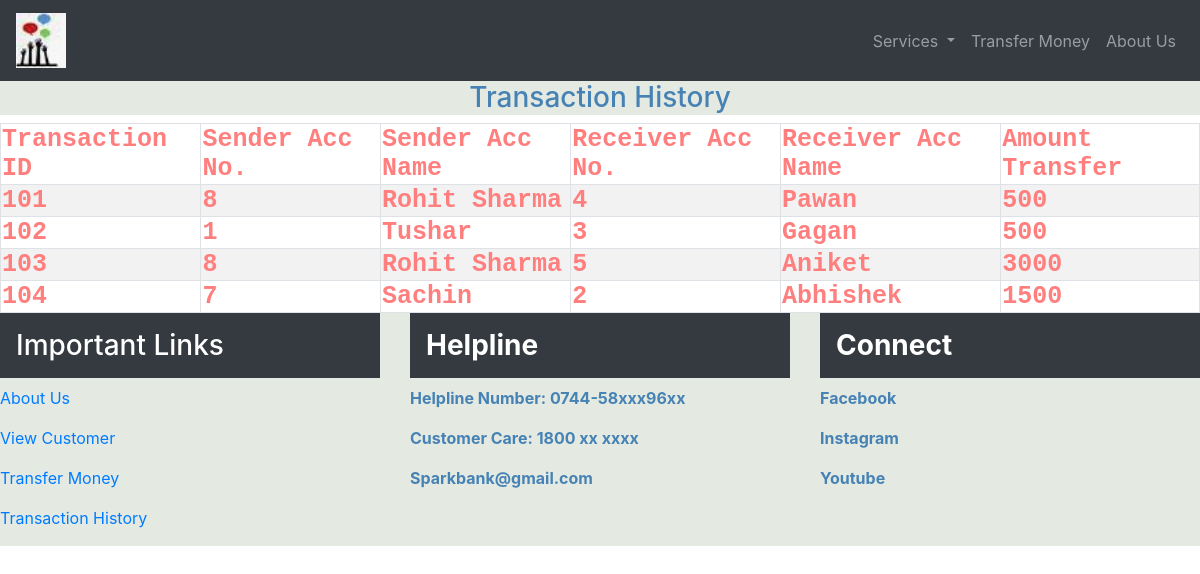
/Transaction.php, run on the app's committed database.
### tables this page shows
CREATE TABLE `transaction` (
  `TID` int(11) NOT NULL,
  `S_ID` int(11) NOT NULL,
  `S_NAME` varchar(50) NOT NULL,
  `R_ID` int(11) NOT NULL,
  `R_NAME` varchar(50) NOT NULL,
  `AMOUNT` varchar(20) NOT NULL
);

### Transaction.php (the view, shortened to what this page needs)
<html>
<head>
  <link rel="stylesheet" href="https://maxcdn.bootstrapcdn.com/bootstrap/4.0.0/css/bootstrap.min.css"
>
</head>
<body style="color:#4682B4">
  <?php include 'navbar.php'?>
  <h3 class="text-center" style="background-color:#e4eae2">Transaction History</h3>
  <div>
    <?php include 'config.php' ?>
    <?php
$sql = "SELECT * FROM transaction";
$result = mysqli_query($con,$sql);
  if(mysqli_num_rows($result) > 0) {
    ?>
    <table id="table" class="table-condensed table-bordered">
      <tr>
        <td><b>Transaction ID</b></td>
        <td><b>Sender Acc No.</b></td>
        <td><b>Sender Acc Name</b></td>
        <td><b>Receiver Acc No.</b> </td>
        <td><b>Receiver Acc Name</b> </td>
        <td><b>Amount Transfer</b> </td>
      </tr>
      <?php
    while($row = mysqli_fetch_array($result)) {
    ?>
      <tr>
        <td><b>
            <?php echo $row["TID"]; ?>
          </b></td>
        <td><b>
            <?php echo $row["S_ID"]; ?>
          </b></td>
        <td><b>
            <?php echo $row["S_NAME"]; ?>
          </b></td>
        <td><b>
            <?php echo $row["R_ID"]; ?>
          </b></td>
        <td><b>
            <?php echo $row["R_NAME"]; ?>
          </b></td>
        <td><b>
            <?php echo $row["AMOUNT"]; ?>
          </b></td>
      </tr>
      <?
   }
   ?>
    </table>
    <?php
}
else{
   echo "No result found";
}
?>
  </div>
  <?php include 'footer.php'?>
</body>
</html>

### Transaction.php (style rules this page uses)
table { border-collapse: collapse; width: 100%; color: #ff7f7f; font-family: monospace; font-size: 25px; text-align: left; }
tr:nth-child(even) { background-color: #f2f2f2 }

### data on the page
transaction: TID "101", S_ID "8", S_NAME "Rohit Sharma", R_ID "4", R_NAME "Pawan", AMOUNT "500"
transaction: TID "102", S_ID "1", S_NAME "Tushar", R_ID "3", R_NAME "Gagan", AMOUNT "500"
transaction: TID "103", S_ID "8", S_NAME "Rohit Sharma", R_ID "5", R_NAME "Aniket", AMOUNT "3000"
transaction: TID "104", S_ID "7", S_NAME "Sachin", R_ID "2", R_NAME "Abhishek", AMOUNT "1500"
